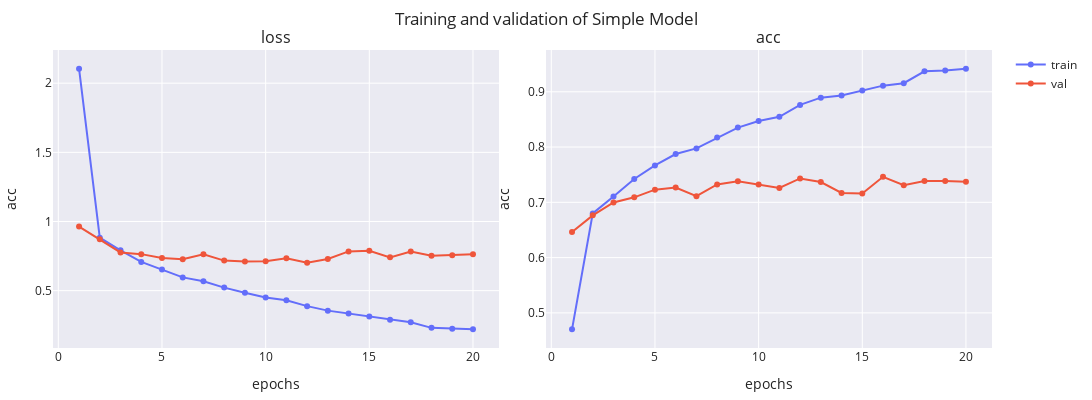

This figure's notebook cell:
### Markdown cell above
### 2.1. Simple Model

### Code cell
simple_model = SimpleModel(num_classes=5)
optimizer = Adam(learning_rate=1e-3)
simple_model.compile(optimizer=optimizer, loss="sparse_categorical_crossentropy", metrics=[SparseCategoricalAccuracy('acc')])
simple_model_history = train_model(simple_model, train_dataset, val_dataset, epochs=20, path=model_dir, batch_size=BATCH_SIZE, verbose=1).history
print(
    f"Final loss: training -> {simple_model_history['loss'][-1]:.2f}, validation -> {simple_model_history['val_loss'][-1]:.2f}"
)
print(
    f"Final accuracy: training -> {simple_model_history['acc'][-1]:.2f}, \
        validation -> {simple_model_history['val_acc'][-1]:.2f}"
)
plot_history(simple_model_history, ['loss', 'acc'], name='Simple Model')

### Figure 1 — Plotly figure (JSON) as saved in the notebook; plotly's stock layout.template omitted (floating-point values rounded to 4 significant figures)
{"data": [{"line": {"color": "#636EFA"}, "marker": {"color": "#636EFA"}, "mode": "lines+markers", "name": "train", "showlegend": true, "type": "scatter", "x": [1, 2, 3, 4, 5, 6, 7, 8, 9, 10, 11, 12, 13, 14, 15, 16, 17, 18, 19, 20], "xaxis": "x", "y": [2.105, 0.8826, 0.7917, 0.708, 0.652, 0.5958, 0.5674, 0.5219, 0.4853, 0.4508, 0.4303, 0.3878, 0.3554, 0.3348, 0.3135, 0.2892, 0.2711, 0.2309, 0.224, 0.2201], "yaxis": "y"}, {"line": {"color": "#EF553B"}, "marker": {"color": "#EF553B"}, "mode": "lines+markers", "name": "val", "showlegend": true, "type": "scatter", "x": [1, 2, 3, 4, 5, 6, 7, 8, 9, 10, 11, 12, 13, 14, 15, 16, 17, 18, 19, 20], "xaxis": "x", "y": [0.9632, 0.8715, 0.7764, 0.764, 0.736, 0.7276, 0.7629, 0.7171, 0.7112, 0.7127, 0.7337, 0.7021, 0.7295, 0.7837, 0.7881, 0.7406, 0.7825, 0.7523, 0.7559, 0.764], "yaxis": "y"}, {"line": {"color": "#636EFA"}, "marker": {"color": "#636EFA"}, "mode": "lines+markers", "name": "train", "showlegend": false, "type": "scatter", "x": [1, 2, 3, 4, 5, 6, 7, 8, 9, 10, 11, 12, 13, 14, 15, 16, 17, 18, 19, 20], "xaxis": "x2", "y": [0.4702, 0.68, 0.7104, 0.7422, 0.7668, 0.7874, 0.7976, 0.8171, 0.8352, 0.8471, 0.8547, 0.8763, 0.8894, 0.8933, 0.9023, 0.9111, 0.9155, 0.937, 0.9387, 0.9418], "yaxis": "y2"}, {"line": {"color": "#EF553B"}, "marker": {"color": "#EF553B"}, "mode": "lines+markers", "name": "val", "showlegend": false, "type": "scatter", "x": [1, 2, 3, 4, 5, 6, 7, 8, 9, 10, 11, 12, 13, 14, 15, 16, 17, 18, 19, 20], "xaxis": "x2", "y": [0.6462, 0.6764, 0.6997, 0.7091, 0.7229, 0.7269, 0.711, 0.7323, 0.7382, 0.7323, 0.7259, 0.7432, 0.7368, 0.717, 0.716, 0.7462, 0.7308, 0.7387, 0.7387, 0.7373], "yaxis": "y2"}], "layout": {"annotations": [{"font": {"size": 16}, "showarrow": false, "text": "loss", "x": 0.2375, "xanchor": "center", "xref": "paper", "y": 1, "yanchor": "bottom", "yref": "paper"}, {"font": {"size": 16}, "showarrow": false, "text": "acc", "x": 0.7625, "xanchor": "center", "xref": "paper", "y": 1, "yanchor": "bottom", "yref": "paper"}], "height": 400, "margin": {"b": 10, "l": 10, "r": 10, "t": 50}, "title": {"text": "Training and validation of Simple Model"}, "width": 1200, "xaxis": {"anchor": "y", "domain": [0, 0.475], "title": {"text": "epochs"}}, "xaxis2": {"anchor": "y2", "domain": [0.525, 1], "title": {"text": "epochs"}}, "yaxis": {"anchor": "x", "domain": [0, 1], "title": {"text": "acc"}}, "yaxis2": {"anchor": "x2", "domain": [0, 1], "title": {"text": "acc"}}}}
